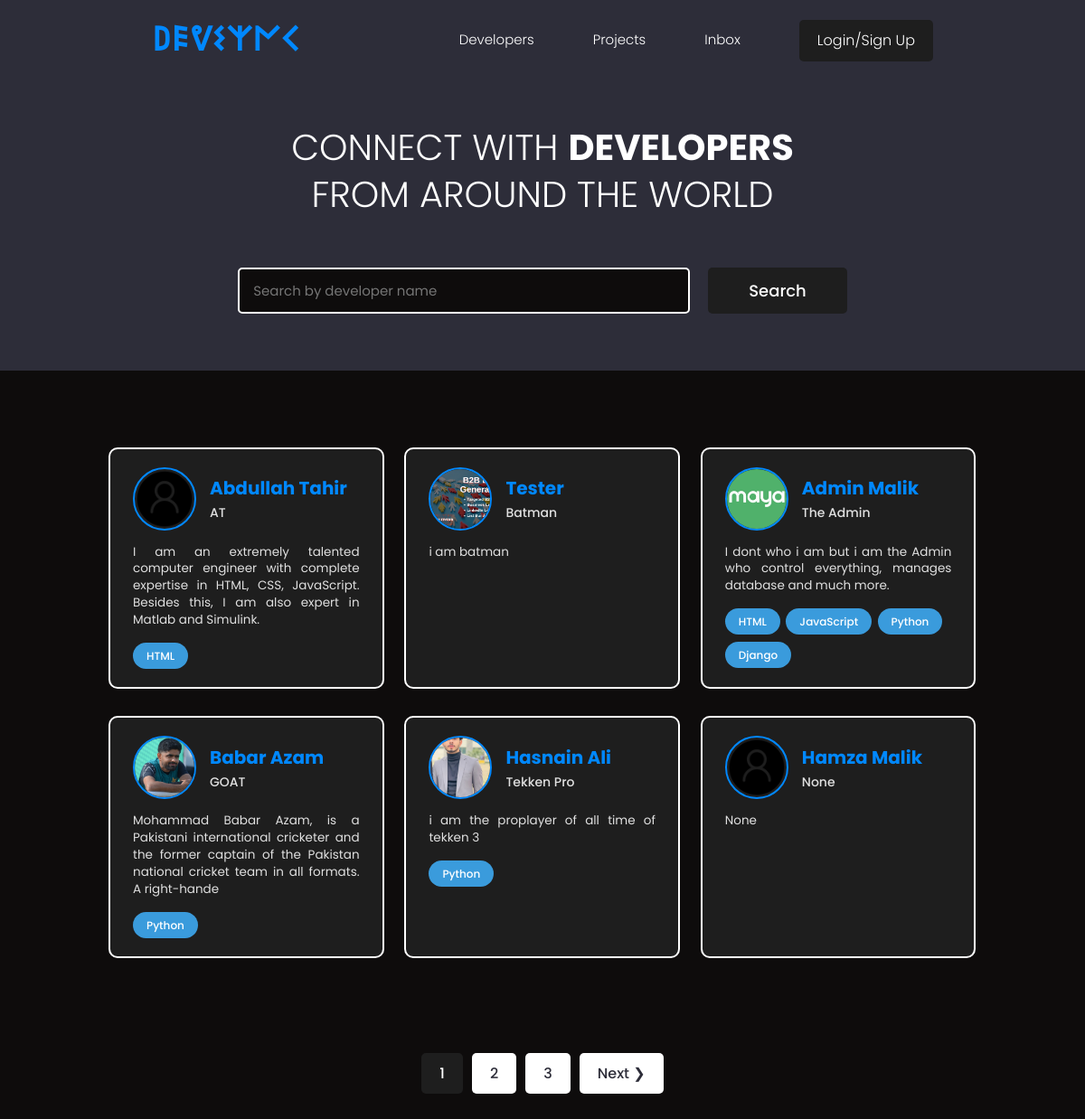
The page / on the database its author committed.
### users/models.py (models this page shows, shortened)
class Profile(models.Model):
    user = models.OneToOneField(User, on_delete=models.CASCADE, null=True, blank=True)
    name = models.CharField(max_length=200, null=True, blank=True)
    email = models.EmailField(max_length=200, unique=True, null=True, blank=True)
    username = models.CharField(max_length=200, null=True, blank=True)
    headline = models.CharField(max_length=200, null=True, blank=True)
    bio = models.TextField(null=True, blank=True)
    location = models.CharField(max_length=200, null=True, blank=True)
    profile_image = models.ImageField(
        max_length=200,
        null=True,
        blank=True,
        upload_to="profiles/",
        default="default_profile.png",
    )
    social_github = models.CharField(max_length=200, null=True, blank=True)
    social_twitter = models.CharField(max_length=200, null=True, blank=True)
    social_linkedin = models.CharField(max_length=200, null=True, blank=True)
    social_youtube = models.CharField(max_length=200, null=True, blank=True)
    social_website = models.CharField(max_length=200, null=True, blank=True)
    created = models.DateTimeField(auto_now_add=True)
    id = models.UUIDField(
        default=uuid.uuid4, unique=True, primary_key=True, editable=False
    )

class Skills(models.Model):
    owner = models.ForeignKey(Profile, on_delete=models.CASCADE, null=True, blank=True)
    name = models.CharField(max_length=200)
    description = models.TextField(null=True, blank=True)
    created = models.DateTimeField(auto_now_add=True)
    id = models.UUIDField(
        default=uuid.uuid4, unique=True, primary_key=True, editable=False
    )
    def __str__(self):
        return str(self.name)

### users/views.py (the view)
# urls.py: path('', views.profile, name='profiles'),
def profile(request):
    q = ""
    if request.GET.get("q"):
        q = request.GET.get("q")
    skills = Skills.objects.filter(name__icontains=q)
    profiles = Profile.objects.distinct().filter(
        Q(name__icontains=q) | Q(headline__icontains=q) | Q(skills__in=skills)
    )
    page = request.GET.get("page")
    results = 6
    paginator = Paginator(profiles, results)
    try:
        profiles = paginator.page(page)
    except PageNotAnInteger:
        page = 1
        profiles = paginator.page(page)
    except EmptyPage:
        page = paginator.num_pages
        profiles = paginator.page(page)
    context = {"page": "DevSync", "profiles": profiles, "q": q, "paginator": paginator}
    return render(request, "profiles.html", context)

### users/templates/profiles.html (shortened to what this page needs)
{% extends "base.html" %}
{% block content %}
<main class="home">
    <section class="hero-section text-center">
      <div class="container container--narrow">
        <div class="hero-section__box">
          <h2>CONNECT WITH <span>DEVELOPERS</span></h2>
          <h2>FROM AROUND THE WORLD</h2>
        </div>
        <div class="hero-section__search">
          <form class="form" action="{% url 'profiles' %}" method="get">
            <div class="form__field">
              <input class="input input--text" id="formInput#search" type="text" name="q"
               value="{{q}}" placeholder="Search by developer name" />
            </div>
            <input class="btn btn--sub btn--lg" type="submit" value="Search" />
          </form>
        </div>
      </div>
    </section>
    <section class="devlist">
      <div class="container">
        <div class="grid grid--three">
            {% for profile in profiles %}
          <div class="column card">
            <div class="dev">
              <a href="{% url 'user-profile' profile.id %}" class="card__body">
                <div class="dev__profile">
                  <img class="avatar avatar--md" src="{{ profile.profile_image.url }}" alt="image" />
                  <div class="dev__meta">
                    <h3>{{ profile.name }}</h3>
                    <h5>{{ profile.headline }}</h5>
                  </div>
                </div>
                <p class="dev__info">
                  {{ profile.bio|slice:"150" }}
                </p>
                <div class="dev__skills">
                  {% for skill in profile.skills_set.all %}
                  <span class="tag tag--pill tag--main">
                    <small>{{ skill }}</small>
                  </span>
                  {% endfor %}
                </div>
              </a>
            </div>
          </div>
          {% endfor %}
        </div>
      </div>
    </section>
    {% if profiles.has_other_pages %}
    <div class="pagination">
      <ul class="container">
        {% for page in paginator.page_range %}
        {% if page == profiles.number %}
        <li><a class="btn page-link btn--sub" href="?={{page}}">{{page}}</a></li>
        {% else %}
        <li><a class="btn page-link" href="?page={{page}}">{{page}}</a></li>
        {% endif %}
        {% endfor %}
        {% if profiles.has_next %}
        <li><a class="btn page-link btn" href="?page={{profiles.next_page_number}}">Next &#10095;</a></li>
        {% endif %}
      </ul>
    </div>
    {% endif %}
  </main>
{% endblock content %}

### static/styles/app.css (style rules this page uses)
:root { --color-sub: #2d2d39; }
.btn--sub { background-color: var(--color-sub-light); }
.card { border: 2px solid var(--color-light); }
img { width: 100%; }
.hero-section { height: 40vh; display: flex; align-items: center; background-color: var(--color-sub); }
.hero-section__box { margin-bottom: 4rem; }
.hero-section__box>h2, .hero-section__box>h2>span { font-size: 4rem; color: var(--color-light); line-height: 1.3; text-transform: uppercase; }
.hero-section__box>h2 { font-weight: 300; }
.hero-section__box>h2>span { font-weight: 700; }
.hero-section__search>.form { display: flex; align-items: center; justify-content: center; gap: 2rem; }
.hero-section__search>.form input.input--text { width: 50rem; }
.devlist { margin-top: 8rem; }
.devlist .grid { align-items: stretch; }
.devlist .dev .dev__profile { display: flex; align-items: center; gap: 1.5rem; }
.devlist .dev .dev__meta h3 { color: var(--color-main); font-size: 2rem; font-weight: 700; }
.devlist .dev .dev__meta h5 { color: var(--color-text); font-size: 1.4rem; font-weight: 500; }
.devlist .dev .dev__info { margin: 1.5rem 0; font-size: 1.35rem; line-height: 1.4; text-align: justify; }
.pagination { margin-top: 8rem; margin-bottom: 10rem; }
.pagination>ul { flex-wrap: wrap; list-style: none; display: flex; align-items: center; justify-content: center; gap: 1rem; }
.pagination .btn { color: var(--color-sub); }
.pagination .btn.btn--sub { color: var(--color-light); }

### static/uikit/styles/modules/_variables.css (style rules this page uses)
:root { --color-main: #0088ff; --color-main-light: #3a9bdc; --color-sub: #121212; --color-sub-light: #1e1e1e; --color-sub-lighter: #333333; --color-text: #e0e0e0; --color-gray: #757575; --color-light: #ffffff; --color-light-gray: #616161; --color-bg: #0e0c0c; --color-white: #ffffff; --color-white-light: #bfbfbf; --color-success: #4caf50; --color-success-bg: #2e7d32; --color-error: #f44336; --color-error-bg: #d32f2f; --font-base: 'Poppins', 'Segoe UI', Roboto, 'Helvetica Neue', Arial, sans-serif; --font-monospace: 'Fira Code', 'Courier New', Courier, monospace; --font-regular: 400; --font-medium: 500; --font-bold: 700; --generic-shadow: 2px 2px 8px rgba(0, 0, 0, 0.5); --generic-transition: all 0.3s ease-in-out; }

### static/uikit/styles/modules/_base.css (style rules this page uses)
* { margin: 0; padding: 0; box-sizing: border-box; text-rendering: optimizeLegibility; color: inherit; font-size: inherit; }
html { font-size: 50%; }
@media only screen and (min-width: 480px) { html { font-size: 56.25%; } }
@media only screen and (min-width: 1200px) { html { font-size: 62.5%; } }
body { line-height: 1.6; font-weight: 400; font-size: 1.5rem; color: var(--color-text); background-color: var(--color-bg); min-height: 100vh; }

### static/uikit/styles/modules/_typography.css (style rules this page uses)
* { font-family: var(--font-base); }
h2 { font-size: 3.6rem; font-weight: var(--font-bold); }
h3 { font-size: 3.2rem; font-weight: var(--font-medium); }
h5 { font-size: 2.4rem; font-weight: var(--font-medium); }
h5, h6 { font-weight: var(--font-regular); }
p, span, strong { font-size: 1.6rem; color: var(--color-text); font-weight: var(--font-regular); }
a { padding-bottom: 2px; text-decoration: none; display: inline-block; color: var(--color-main); font-weight: var(--font-medium); }

### static/uikit/styles/modules/_utilities.css (style rules this page uses)
.container { width: 92%; max-width: 165rem; margin: 0 auto; box-sizing: border-box; }
.container--narrow { width: 92%; max-width: 120rem; }
@media screen and (min-width: 1000px) { .container { width: 90%; } }
@media screen and (min-width: 1000px) { .container--narrow { width: 85%; } }
@media screen and (min-width: 1200px) { .container { width: 80%; } }
@media screen and (min-width: 1200px) { .container--narrow { width: 72%; } }
.text-center { text-align: center; }

### static/uikit/styles/modules/_avatar.css (style rules this page uses)
.avatar { border-radius: 50%; border: 2px solid var(--color-main); object-fit: cover; }
.avatar--md { height: 7rem; width: 7rem; }

### static/uikit/styles/modules/_button.css (style rules this page uses)
.btn { display: inline-block; position: relative; cursor: pointer; background-color: var(--color-light); font-weight: var(--font-medium); color: var(--color-sub); text-decoration: none; padding: 1rem 2rem; border-radius: 0.5rem; border: none; width: -webkit-fit-content; width: -moz-fit-content; width: fit-content; height: -webkit-fit-content; height: -moz-fit-content; height: fit-content; font-size: 1.6rem; outline-width: 0; outline-color: transparent; -webkit-backface-visibility: hidden; backface-visibility: hidden; transition: all 0.3s ease-in-out; }
.btn--sub { background-color: var(--color-sub); color: var(--color-white); }
.btn--lg { font-size: 1.8rem; padding: 1.2rem 4.5rem; }

### rows shown on the page
Profile: profile_image (placeholder picture), name "Abdullah Tahir", headline "AT", bio "I am an extremely talented computer engineer with complete expertise in HTML, CSS, JavaScript. Besides this, I am also expert in Matlab and Simulink."
Skills: name "HTML"
Profile: profile_image (picture), name "Tester", headline "Batman", bio "i am batman"
Profile: profile_image (picture), name "Admin Malik", headline "The Admin", bio "I dont who i am but i am the Admin who control everything, manages database and much more."
Skills: name "HTML"
Skills: name "JavaScript"
Skills: name "Python"
Skills: name "Django"
Profile: profile_image (picture), name "Babar Azam", headline "GOAT", bio "Mohammad Babar Azam, is a Pakistani international cricketer and the former captain of the Pakistan national cricket team in all formats. A right-hande"
Skills: name "Python"
Profile: profile_image (picture), name "Hasnain Ali", headline "Tekken Pro", bio "i am the proplayer of all time of tekken 3"
Skills: name "Python"
Profile: profile_image (placeholder picture), name "Hamza Malik", headline "None", bio "None"

### other values the page prints
{{ page }} "1"
{{ page }} "2" "3"
